Frame 1 (no input): blank canvas, image omitted
Frame 60 (the mouse pressed at the canvas centre just before this capture): blank canvas, image omitted
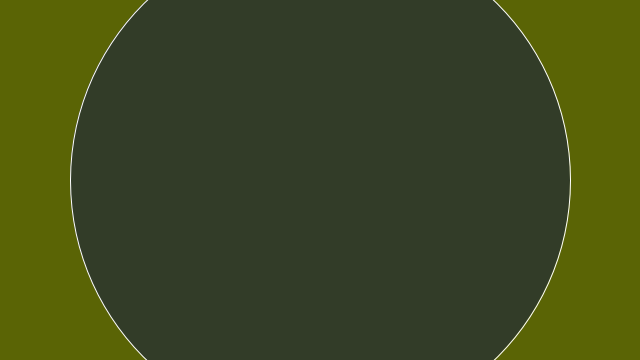
Frame 120 (the mouse held since frame 60 and released just before this capture)

The Processing sketch whose frames 1 and 60 were blank and that drew this single picture after the mouse press (run headless with seeded random() and noise(); from frame 60 on, the mouse is pressed at the canvas centre):

// Processing sketch: sketch_draw1
// ── sketch_draw1.pde
/**
 * Patterns. 
 * 
 * Move the cursor over the image to draw with a software tool 
 * which responds to the speed of the mouse. 
 */
 
void setup() {
  size(640, 360);
  background(90,100,5);
}

void draw() {
  // Call the variableEllipse() method and send it the
  // parameters for the current mouse position
  // and the previous mouse position
  variableEllipse(mouseX, mouseY, pmouseX, pmouseY);
}


// The simple method variableEllipse() was created specifically 
// for this program. It calculates the speed of the mouse
// and draws a small ellipse if the mouse is moving slowly
// and draws a large ellipse if the mouse is moving quickly 

void variableEllipse(int x, int y, int px, int py) {
  float speed = abs(x-px) + abs(y-py);
  stroke(speed);
  fill(50,60,40);
  ellipse(x, y, speed, speed);
}
